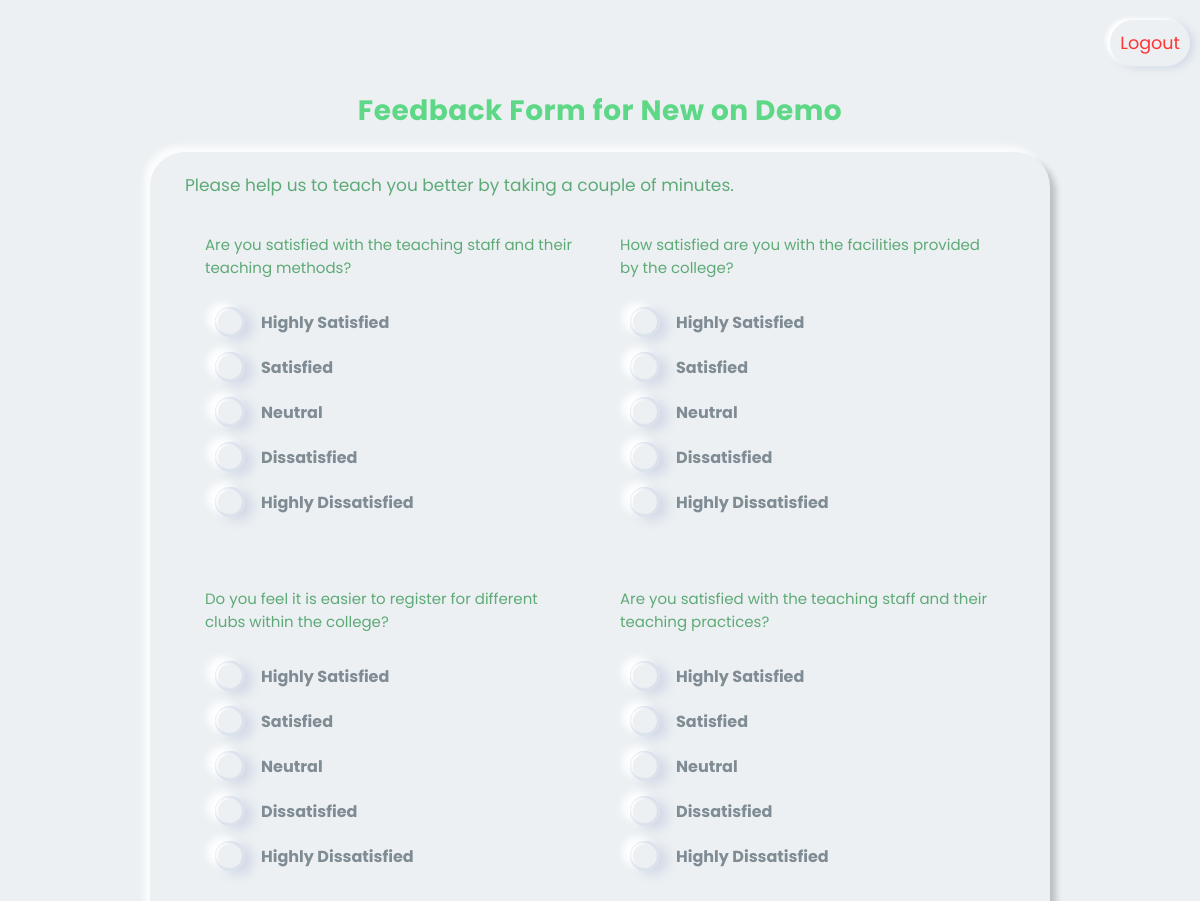
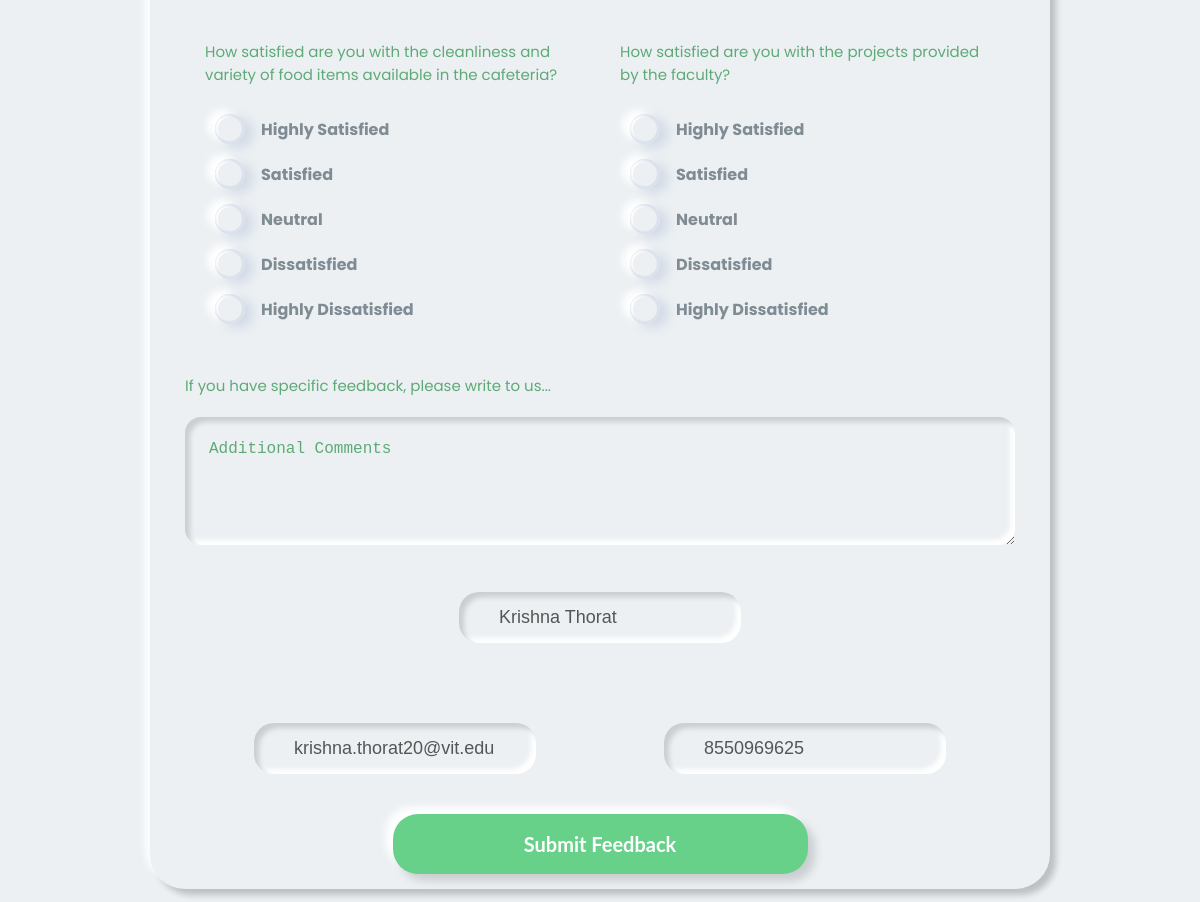
Page /feedback.php?sub_id=3 (signed in) on the committed database (2 pictures, top to bottom).
### tables this page shows
CREATE TABLE `teacher_subjects` (
  `sub_id` int(11) NOT NULL,
  `t_id` int(11) NOT NULL,
  `branch` varchar(255) NOT NULL,
  `sub_year` varchar(255) NOT NULL,
  `sub_name` varchar(255) NOT NULL
);

CREATE TABLE `teachers` (
  `t_id` int(11) NOT NULL,
  `t_name` varchar(255) NOT NULL,
  `t_email` varchar(255) NOT NULL,
  `t_password` varchar(255) NOT NULL,
  `t_phone` varchar(255) NOT NULL
);

CREATE TABLE `students` (
  `s_id` int(11) NOT NULL,
  `s_name` varchar(255) NOT NULL,
  `s_email` varchar(255) NOT NULL,
  `s_password` varchar(255) NOT NULL,
  `s_phone` varchar(255) NOT NULL,
  `s_branch` varchar(255) NOT NULL,
  `s_year` varchar(255) NOT NULL
);

### includes/session.php (called while the page is built, shortened)
<?php
include("connection.php");
$user_check = $_SESSION['student_login'];
$ses_sql = "select s_id, s_name, s_email, s_branch, s_year from students where s_email = '$user_check' ";
$ses_res = $conn->query($ses_sql);
$row = $ses_res->fetch_array(MYSQLI_ASSOC);
$login_session_id = (int)$row['s_id'];

### includes/feedback-functions.php (called while the page is built, shortened)
<?php
include('includes/session.php');

### feedback.php (the view, shortened to what this page needs)
<?php
include('includes/feedback-functions.php');
$sql = "SELECT t_name, sub_name
        FROM teachers
        INNER JOIN teacher_subjects
        ON teacher_subjects.sub_id = " . $_GET['sub_id'];
$result = $conn->query($sql);
$row = $result->fetch_array(MYSQLI_ASSOC);
$sql1 = "SELECT s_id,s_name,s_email,s_phone from students where s_id = $login_session_id";
$student_data_for_values = $conn->query($sql1);
$row_for_student = $student_data_for_values->fetch_array(MYSQLI_ASSOC);
?>
<!DOCTYPE html>
<html lang="en">
<head>
    <link rel="stylesheet" href="assets/css/style.css" />
</head>
<body class="d-flex-center">
    <a class="kt-logout" href="logout.php">Logout</a>
    <div class="kt-title">Feedback Form for <?= $row['t_name'] . " on " . $row['sub_name']; ?> </div>
    <form class="kt-div" action="feedback.php?sub_id=<?= $_GET['sub_id']; ?>" method="POST">
        <div class="kt-sub-title">
            Please help us to teach you better by taking a couple of minutes.
        </div>
        <div class="kt-questions">
            <div class="kt-question">
                <div class="kt-text">
                    Are you satisfied with the teaching staff and their teaching methods?
                </div>
                <div class="radiogroup">
                    <div class="wrapper">
                        <label class="label" for="a1">
                            <div class="indicator"></div>
                            <span class="text">Highly Satisfied</span>
                        </label>
                    </div>
                    <div class="wrapper">
                        <label class="label" for="b1">
                            <div class="indicator"></div>
                            <span class="text">Satisfied</span>
                        </label>
                    </div>
                    <div class="wrapper">
                        <label class="label" for="c1">
                            <div class="indicator"></div>
                            <span class="text">Neutral</span>
                        </label>
                    </div>
                    <div class="wrapper">
                        <label class="label" for="d1">
                            <div class="indicator"></div>
                            <span class="text">Dissatisfied</span>
                        </label>
                    </div>
                    <div class="wrapper">
                        <label class="label" for="e1">
                            <div class="indicator"></div>
                            <span class="text">Highly Dissatisfied</span>
                        </label>
                    </div>
                </div>
            </div>
            <div class="kt-question">
                <div class="kt-text">
                    How satisfied are you with the facilities provided by the college?
                </div>
                <div class="radiogroup">
                    <div class="wrapper">
                        <label class="label" for="a2">
                            <div class="indicator"></div>
                            <span class="text">Highly Satisfied</span>
                        </label>
                    </div>
                    <div class="wrapper">
                        <label class="label" for="b2">
                            <div class="indicator"></div>
                            <span class="text">Satisfied</span>
                        </label>
                    </div>
                    <div class="wrapper">
                        <label class="label" for="c2">
                            <div class="indicator"></div>
                            <span class="text">Neutral</span>
                        </label>
                    </div>
                    <div class="wrapper">
                        <label class="label" for="d2">
                            <div class="indicator"></div>
                            <span class="text">Dissatisfied</span>
                        </label>
                    </div>
                    <div class="wrapper">
                        <label class="label" for="e2">
                            <div class="indicator"></div>
                            <span class="text">Highly Dissatisfied</span>
                        </label>
                    </div>
                </div>
            </div>
        </div>
        <div class="kt-questions">
            <div class="kt-question">
                <div class="kt-text">
                    Do you feel it is easier to register for different clubs within the college?
                </div>
                <div class="radiogroup">
                    <div class="wrapper">
                        <label class="label" for="a3">
                            <div class="indicator"></div>
                            <span class="text">Highly Satisfied</span>
                        </label>
                    </div>
                    <div class="wrapper">
                        <label class="label" for="b3">
                            <div class="indicator"></div>
                            <span class="text">Satisfied</span>
                        </label>
                    </div>
                    <div class="wrapper">
                        <label class="label" for="c3">
                            <div class="indicator"></div>
                            <span class="text">Neutral</span>
                        </label>
                    </div>
                    <div class="wrapper">
                        <label class="label" for="d3">
                            <div class="indicator"></div>
                            <span class="text">Dissatisfied</span>
                        </label>
                    </div>
                    <div class="wrapper">
                        <label class="label" for="e3">
                            <div class="indicator"></div>
                            <span class="text">Highly Dissatisfied</span>
                        </label>
                    </div>
                </div>
            </div>
            <div class="kt-question">
                <div class="kt-text">
                    Are you satisfied with the teaching staff and their teaching practices?
                </div>
                <div class="radiogroup">
                    <div class="wrapper">
                        <label class="label" for="a4">
                            <div class="indicator"></div>
                            <span class="text">Highly Satisfied</span>
                        </label>
                    </div>
                    <div class="wrapper">
                        <label class="label" for="b4">
                            <div class="indicator"></div>
                            <span class="text">Satisfied</span>
                        </label>
                    </div>
                    <div class="wrapper">
                        <label class="label" for="c4">
                            <div class="indicator"></div>
                            <span class="text">Neutral</span>
                        </label>
                    </div>
                    <div class="wrapper">
                        <label class="label" for="d4">
                            <div class="indicator"></div>
                            <span class="text">Dissatisfied</span>
                        </label>
                    </div>
                    <div class="wrapper">
                        <label class="label" for="e4">
                            <div class="indicator"></div>
                            <span class="text">Highly Dissatisfied</span>
                        </label>
                    </div>
                </div>
            </div>
        </div>
        <div class="kt-questions">
            <div class="kt-question">
                <div class="kt-text">
                    How satisfied are you with the cleanliness and variety of food items available in the cafeteria?
                </div>
                <div class="radiogroup">
                    <div class="wrapper">
                        <label class="label" for="a5">
                            <div class="indicator"></div>
                            <span class="text">Highly Satisfied</span>
                        </label>
                    </div>
                    <div class="wrapper">
                        <label class="label" for="b5">
                            <div class="indicator"></div>
                            <span class="text">Satisfied</span>
                        </label>
                    </div>
                    <div class="wrapper">
                        <label class="label" for="c5">
                            <div class="indicator"></div>
                            <span class="text">Neutral</span>
                        </label>
                    </div>
                    <div class="wrapper">
                        <label class="label" for="d5">
                            <div class="indicator"></div>
                            <span class="text">Dissatisfied</span>
                        </label>
                    </div>
                    <div class="wrapper">
                        <label class="label" for="e5">
                            <div class="indicator"></div>
                            <span class="text">Highly Dissatisfied</span>
                        </label>
                    </div>
                </div>
            </div>
            <div class="kt-question">
                <div class="kt-text">
                    How satisfied are you with the projects provided by the faculty?
                </div>
                <div class="radiogroup">
                    <div class="wrapper">
                        <label class="label" for="a6">
                            <div class="indicator"></div>
                            <span class="text">Highly Satisfied</span>
                        </label>
                    </div>
                    <div class="wrapper">
                        <label class="label" for="b6">
                            <div class="indicator"></div>
                            <span class="text">Satisfied</span>
                        </label>
                    </div>
                    <div class="wrapper">
                        <label class="label" for="c6">
                            <div class="indicator"></div>
                            <span class="text">Neutral</span>
                        </label>
                    </div>
                    <div class="wrapper">
                        <label class="label" for="d6">
                            <div class="indicator"></div>
                            <span class="text">Dissatisfied</span>
                        </label>
                    </div>
                    <div class="wrapper">
                        <label class="label" for="e6">
                            <div class="indicator"></div>
                            <span class="text">Highly Dissatisfied</span>
                        </label>
                    </div>
                </div>
            </div>
        </div>
        <div class="kt-text">
            If you have specific feedback, please write to us...
        </div>
        <textarea name="comment" id="scomment" placeholder="Additional Comments"></textarea>
        <div class="kt-input-fields">
            <div class="kt-name">
                <input type="text" name="sname" value='<?= $row_for_student['s_name']; ?>' disabled />
            </div>
        </div>
        <div class="kt-input-fields">
            <div class="kt-email">
                <input type="email" name="semail" value='<?= $row_for_student['s_email']; ?>' disabled />
            </div>
            <div class="kt-mobile">
                <input type="text" name="sphone" value='<?= $row_for_student['s_phone']; ?>' disabled />
            </div>
        </div>
        <div class="kt-buttonWrapper">
            <button type="submit" name="submit_feedback" class="kt-button">Submit Feedback</button>
        </div>
    </form>
</body>
</html>

### assets/css/style.css (style rules this page uses)
* { margin: 0; padding: 0; box-sizing: border-box; }
body { padding: 20px 0; font-family: "Poppins", sans-serif; font-weight: 700; color: #555; background: #ecf0f3; }
.d-flex-center { display: flex; flex-direction: column; align-items: center; justify-content: center; }
.kt-div { width: 75%; padding: 20px 35px 15px 35px; margin-top: 20px; border-radius: 35px; background: #ecf0f3; box-shadow: -6px -6px 6px rgba(255, 255, 255, 0.8), 6px 6px 6px rgba(0, 0, 0, 0.2); }
.kt-title { font-size: 28px; padding-top: 24px; letter-spacing: 0.5px; color: #5ed887; }
.kt-sub-title { font-size: 17px; font-weight: normal; color: #5eaa77; }
.kt-text { font-size: 15px; font-weight: normal; padding-top: 15px; color: #5eaa77; }
.kt-questions { display: flex; justify-content: space-between; }
.kt-question { width: 50%; justify-self: start; padding: 20px; }
.kt-input-fields { width: 100%; padding: 20px 5px 20px 5px; display: flex; justify-content: space-around; }
.kt-input-fields input { border: none; outline: none; background: none; font-size: 18px; color: #555; padding: 15px 10px 15px 5px; }
.kt-email, .kt-name, .kt-mobile { margin: 20px; border-radius: 20px; box-shadow: inset 5px 5px 5px #cbced1, inset -5px -5px 5px #ffffff; }
.kt-buttonWrapper { width: 100%; display: flex; justify-content: center; }
.kt-button { outline: none; border: none; cursor: pointer; width: 50%; height: 60px; border-radius: 25px; font-size: 20px; font-weight: 700; font-family: "Lato", sans-serif; color: #fff; text-align: center; background: #67d18a; box-shadow: 7px 7px 8px #cbced1, -7px -7px 8px #ffffff; transition: 0.5s; }
.radiogroup { padding-left: 10px; padding-top: 20px; }
.wrapper { margin: 8px 0; }
.label { display: inline-flex; align-items: center; cursor: pointer; color: #394a56; }
.text { margin-left: 16px; opacity: 0.6; transition: opacity 0.2s linear, transform 0.2s ease-out; }
.indicator { position: relative; border-radius: 50%; height: 30px; width: 30px; box-shadow: -8px -4px 8px 0px #ffffff, 8px 4px 12px 0px #d1d9e6; background-color: #d1d9e6; overflow: hidden; }
.indicator::before, .indicator::after { content: ""; position: absolute; top: 10%; left: 10%; height: 80%; width: 80%; border-radius: 50%; }
.indicator::before { box-shadow: -4px -2px 4px 0px #d1d9e6, 4px 2px 8px 0px #fff; }
.indicator::after { background-color: #ecf0f3; box-shadow: -4px -2px 4px 0px #fff, 4px 2px 8px 0px #d1d9e6; transform: scale3d(1, 1, 1); transition: opacity 0.25s ease-in-out, transform 0.25s ease-in-out; }
textarea { -webkit-tap-highlight-color: transparent; width: 100%; min-height: 8rem; margin-top: 20px; padding: 1rem 1.5rem; font-size: 1rem; line-height: 2rem; font-weight: 300; background: #ffffff; border: none; border-radius: 1rem; outline: none; box-shadow: inset 5px 5px 5px #cbced1, inset -5px -5px 5px #ffffff; resize: vertical; transition: ease 0.2s; }
textarea::placeholder { color: #5eaa77; font-size: large; }
.kt-logout { align-self: flex-end; text-decoration: none; padding: 10px; margin: 0 10px; font-size: 1.1em; border-radius: 40px; border-style: none; color: #ff3333; font-weight: normal; background-color: #ecf0f3; box-shadow: -4px -2px 4px 0px #fff, 4px 2px 8px 0px #d1d9e6; }

### rows in the picture
teacher_subjects: t.t_name "New", sub_name "Demo"
students: sname "Krishna Thorat", semail "krishna.thorat20@vit.edu", sphone "8550969625"
